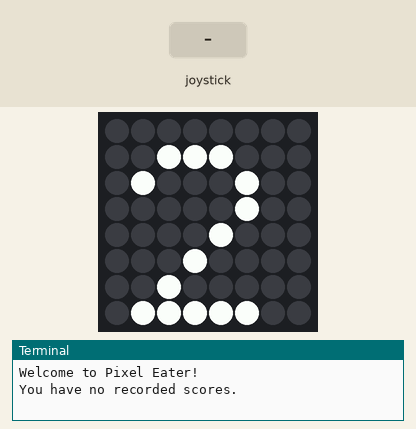
Recording of a program running on a simulated Raspberry Pi (BCM pin numbers) with a Sense HAT. On the bench: the Sense HAT's 8×8 RGB LED matrix, the last lines printed to the terminal. Inputs (shaded band) come from the test bench. Random numbers come from a fixed seed; the 64×8 strip is a reading aid, not a part: it shows the text the matrix is scrolling, unrolled, one strip-width of it at a time; the clock reads 2024-03-15 10:24:30 at power-on unless the program sets it.

Above: at 1.1 s.
At 5.0 s:
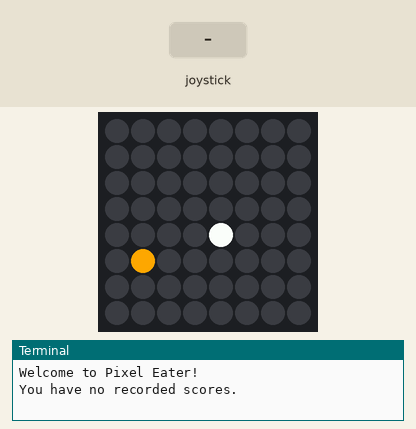
5.1 s: joystick clicked
At 6.3 s:
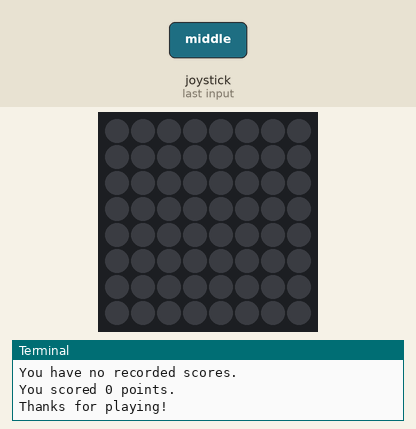
6.6 s: joystick pushed up
8.1 s: joystick pushed down
9.6 s: joystick pushed left
11.1 s: joystick pushed up
12.6 s: joystick pushed left
At 60.17 s:
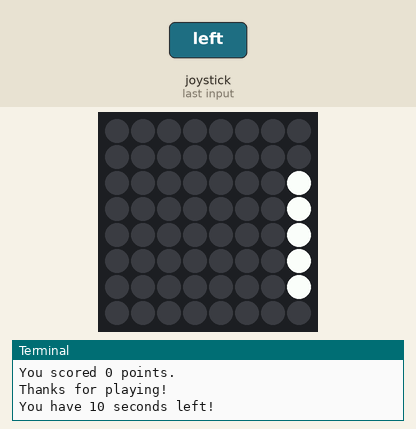
Timing chart, 0 to 61.5 s (numbered marks = the images above; inputs shaded):
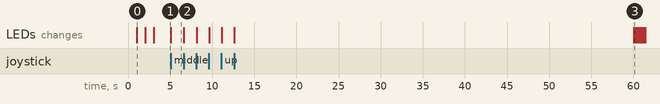

The program:

pixel_eater.py
```python
from sense_hat import SenseHat
import os
import random
import time
import json

sense = SenseHat()

sense.clear()

def get_scores():
	if os.path.exists("scores.json"):
		with open("scores.json") as file:
			data = json.load(file)
			print(data)
			print("Most recent score:")
			print(data[-1]["name"] + ": " + data[-1]["points"])
	else:
		print("You have no recorded scores.")

def save_game_data(points, scores):
	name = input("What is your name?")

	data = {
		"name": name,
		"points": points
	}

	if os.path.exists("scores.json"):
		mode = 'a'
	else:
		mode = 'w'

	scores.append(data)

	with open("scores.json", mode) as file:
		json.dump(scores, file)

def change_position(position, direction):
	sense.set_pixel(position[0], position[1], 0, 0, 0)

	if direction == "down":
		new_position = [position[0], position[1] + 1]
	elif direction == "up":
		new_position = [position[0], position[1] - 1]
	elif direction == "left":
		new_position = [position[0] - 1, position[1]]
	else:
		new_position = [position[0] + 1, position[1]]

	if new_position[0] > 7:
		new_position = [0, new_position[1]]
	elif new_position[1] > 7:
		new_position = [new_position[0], 1]

	sense.set_pixel(new_position[0], new_position[1], 255, 255, 255)

	return new_position

def set_food(position):
	first = [i for i in range(0, position[0])] + [i for i in range(position[0] + 1, 7)]
	second = [i for i in range(0, position[1])] + [i for i in range(position[1] + 1, 7)]

	food = [random.choice(first), random.choice(second)]

	random_number = random.randint(0, 3)

	if random_number == 2:
		sense.set_pixel(food[0], food[1], 160, 32, 240)
		is_bonus = True
	else:
		sense.set_pixel(food[0], food[1], 255, 165, 0)
		is_bonus = False

	return food, is_bonus

def check_food(position, food, points, is_bonus):
	if position[0] == food[0] and position[1] == food[1]:
		if is_bonus == True:
			points = points + 10
		else:
			points = points + 1

		if points == 1:
			print("You now have {} point!".format(points))
		else:
			print("You now have {} points!".format(points))

		food, is_bonus = set_food(position)

	return points, food, is_bonus

position = [4, 4]

points = 0

start_time = time.time()

playing = True
warning = False
is_bonus = False

print("Welcome to Pixel Eater!")
scores = get_scores()

sense.show_letter("3")
time.sleep(1)
sense.show_letter("2")
time.sleep(1)
sense.show_letter("1")
time.sleep(1)

sense.clear()

sense.set_pixel(position[0], position[1], 255, 255, 255)

food = set_food(position)

while time.time() < start_time + 60:
	if round(time.time(), 0) == round(start_time + 50, 0) and warning == False:
		print("You have 10 seconds left!")
		warning = True

	for event in sense.stick.get_events():
		direction = event.direction
		action = event.action
		if action == "pressed" and direction == "middle":
			sense.clear()
			print("You scored {} points.".format(points))
			print("Thanks for playing!")
		elif action == "pressed":
			position = change_position(position, direction)
			points, food, is_bonus = check_food(position, food, points, is_bonus)

sense.clear()
sense.show_message("Game Over!")

save_game_data(points. scores)
sense.clear()
```

Measured:
- after the input at 5.1 s, the LEDs: change at once (image 2)
- what the display in image 0 shows lasts 1.0 s, from 1.0 s to 2.0 s
